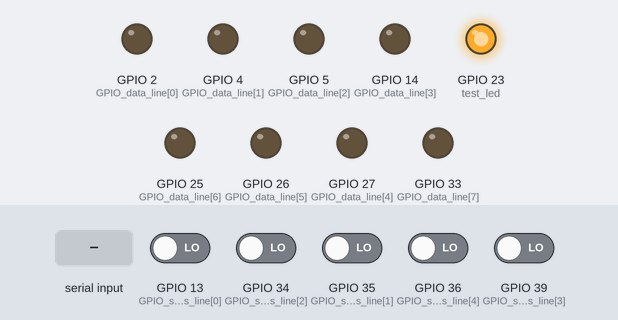
The sketch below on a simulated ESP32. On the bench: output pins drawn as LEDs (lit = HIGH). The test bench sets the inputs (shaded band); at power-on: GPIO 13 (GPIO_status_line[0]), GPIO 34 (GPIO_status_line[2]), GPIO 35 (GPIO_status_line[1]), GPIO 36 (GPIO_status_line[4]), GPIO 39 (GPIO_status_line[3]) LOW. What the sketch prints to the serial monitor is not drawn.

Above: at 1.1 s.
At 5.2 s:
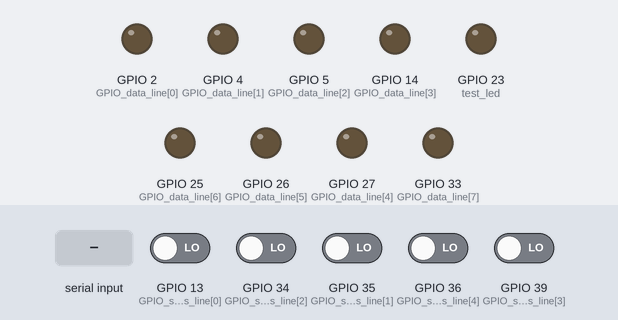
5.3 s: "S\n" received over Serial
Timing chart, 0 to 8.3 s (numbered marks = the images above; inputs shaded):
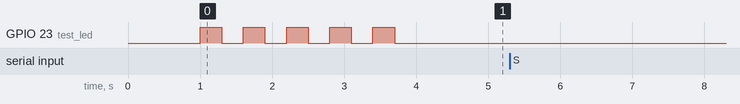

The sketch:

esp32_usb_parallelport.ino
```cpp
//
//  >>>  esp32_usb_parallelport.ino <<<      T.Hebbeker
//
//  = software to emulate parallel port (centronics port, D-SUB 25 connector) via USB interface
//  esp32 NodeMCU board must be complemented by electronics and female D-SUB connector
//
//  PC/notebook sends requests - via usb cable - to esp32 board
//    which in turn addresses parallel port
//  exact speficifation: ESP-32 Dev Kit C V4 from AZ-Delivery
//
//  compilation and uploading to esp32 via Arduino IDE
//  use board = "ESP32 dev module"  (if this is appropriate)
//  and chose appropriate USB port, eg = /dev/ttyUSB0  or /dev/ttyUSB1
//
//  sets eight output "data bits" and reads five "status bits" of esp32,
//    connected to those bits of parallel port
//
//  on PC/notebook a c++ program esp32_usb_parallelport.cpp with subroutine
//     void parallelport_out(int byte) {  }   //  byte = 0 .. 255
//  should send appropriate usb commands to set/unset the appropriate pins of the esp32 board
//  similarly
//     int parallelport_in() {  }   //   = 0 .. 31
//  should receive status bits when appropriate usb command is sent
//
//  parallel port input lines:
//  ---------------------------
//    esp32 board pins           => parallel port
//    D2  = GPIO02               => Data out bit 0   Pin 2
//    D4  = GPIO04               => Data out bit 1   Pin 3
//    D5  = GPIO05               => Data out bit 2   Pin 4
//    14  = GPIO14               => Data out bit 3   Pin 5
//    27  = GPIO27               => Data out bit 4   Pin 6
//    26  = GPIO26               => Data out bit 5   Pin 7
//    25  = GPIO25               => Data out bit 6   Pin 8
//    33  = GPIO33               => Data out bit 7   Pin 9
//
// parallel port status lines:
//  ---------------------------
//  esp32 board pins <= parallel port = PP
//    13 = GPIO13         <= Data in  Pin 10  ACK
//    35 = GPIO35         <= Data in  Pin 11  BUSY inverted
//    34 = GPIO34         <= Data in  Pin 12  PAPER (_END)
//    39 = GPIO39         <= Data in  Pin 13  SELECT
//    36 = GPIO36         <= Data in  Pin 15  ERROR
//
// the following hardware connections, voltage dividers and pull up resistors are needed:
//
//    GND(ESP8288) = GND(PP) (lines 18-25)
//
//    5V (esp32) = pin 1 (PP) = Strobe (inverted)
//
//    all incoming status lines from parallel port might have + 5V, too much for EPS8266,
//      thus use the followint voltage dividers for ACK, BUSY, PAPER, SELECT
//      GND - 470 Ohm --- 220 Ohm - PP      this scales down 5V input at PP to 3.4 V at esp32
//                     |
//                    ESP
//
//      These resistor values are not yet optimized !!!
//
//    Note: during boot of the esp32 the output data lines are NOT all at "LOW" !
//    Note: the use of RX and TX as output lines prevents use of serial monitor!
//
//   can be tested by shell commands like echo "D255\n" > /dev/ttyUSB0  (wait till boot of esp32 completed)
//
//
//  2024-03-31   v1.0   inspired by esp8266_usb_parallelport.ino
//  2024-04-09   v2.0   clean up code
//

String inputString = "";      // a String to hold incoming data for serial communication
bool stringComplete = false;  // whether the string is complete
String outputString = "";     // a String to hold outgoing data for serial communication

const int high = 1;
const int low = 0;

int buttonvalue;

int databyte;
int statusbyte;

const int GPIO_data_line[8] = {2,4,5,14,27,26,25,33};
const int GPIO_status_line[5] = {13,35,34,39,36};

int bit[8];
static int oldbit[8] = {-1,-1,-1,-1,-1,-1,-1,-1};

int factor;

// replace missing on-board LED by external yellow low current LED plus 470 Ohm resistor
const int test_led = 23;


void setup() {

  // for USB communication
  Serial.begin(115200);   // default = standard

  // reserve 200 bytes for the inputString:
  inputString.reserve(200);

  // prepare test LED
  pinMode(test_led, OUTPUT);


  // prepare GPIOs for data lines
  //  and set everything to low
  for(int i=0; i<8; i++) {
    pinMode(GPIO_data_line[i], OUTPUT);
    digitalWrite(GPIO_data_line[i], low);
  }

  // prepare GPIOs for status lines
  for(int i=0; i<5; i++) {
    pinMode(GPIO_status_line[i], INPUT);
  }

  // say hello, use GPIO23 with external yellow LED, replacing missing builtin led
  delay(1000);
  for(int m=1; m<=5; m++) {
    digitalWrite(test_led, high);
    delay(300);
    digitalWrite(test_led, low);
    delay(300);
  }

}

void loop() {

   while (Serial.available()) {
    //
    // from https://docs.arduino.cc/built-in-examples/communication/SerialEvent/
    //
    // get the new byte:
    char inChar = (char)Serial.read();
    // add it to the inputString:
    inputString += inChar;
    // if the incoming character is a newline, set a flag so the main loop can
    // do something about it:
    if (inChar == '\n') {
      stringComplete = true;
    }
  }

  if (stringComplete) {

     // get data from PC
     if(inputString.substring(0,1) == "D") {

       // databyte = inputString.substring(1,8).toInt();
       databyte = inputString.substring(1,4).toInt(); //  = position 1 to 3

       for(int i=0; i<8; i++) {
         bit[i] = ((databyte >> i) & 0x01);
       }

       for(int i=0; i<8; i++) {
         if(bit[i]!=oldbit[i]) {
           oldbit[i]=bit[i];
           digitalWrite(GPIO_data_line[i],bit[i]);
         }
       }

     }

     // send status data to PC
     if(inputString.substring(0,1) == "S") {

       factor = 1;
       statusbyte = 0;
       for(int i=0; i<5; i++) {
         bit[i] = digitalRead(GPIO_status_line[i]);
         statusbyte = statusbyte + bit[i]*factor;
         factor = factor*2;
       }

       // statusbyte = 29;   // test

       statusbyte = statusbyte + 10;  // guarantees 2 characters
       outputString = String(statusbyte);
       Serial.print(outputString);

     }

     inputString = "";
     stringComplete = false;


   }


}
```

Measured:
- after the input at 5.3 s, every drawn part: stays the same
